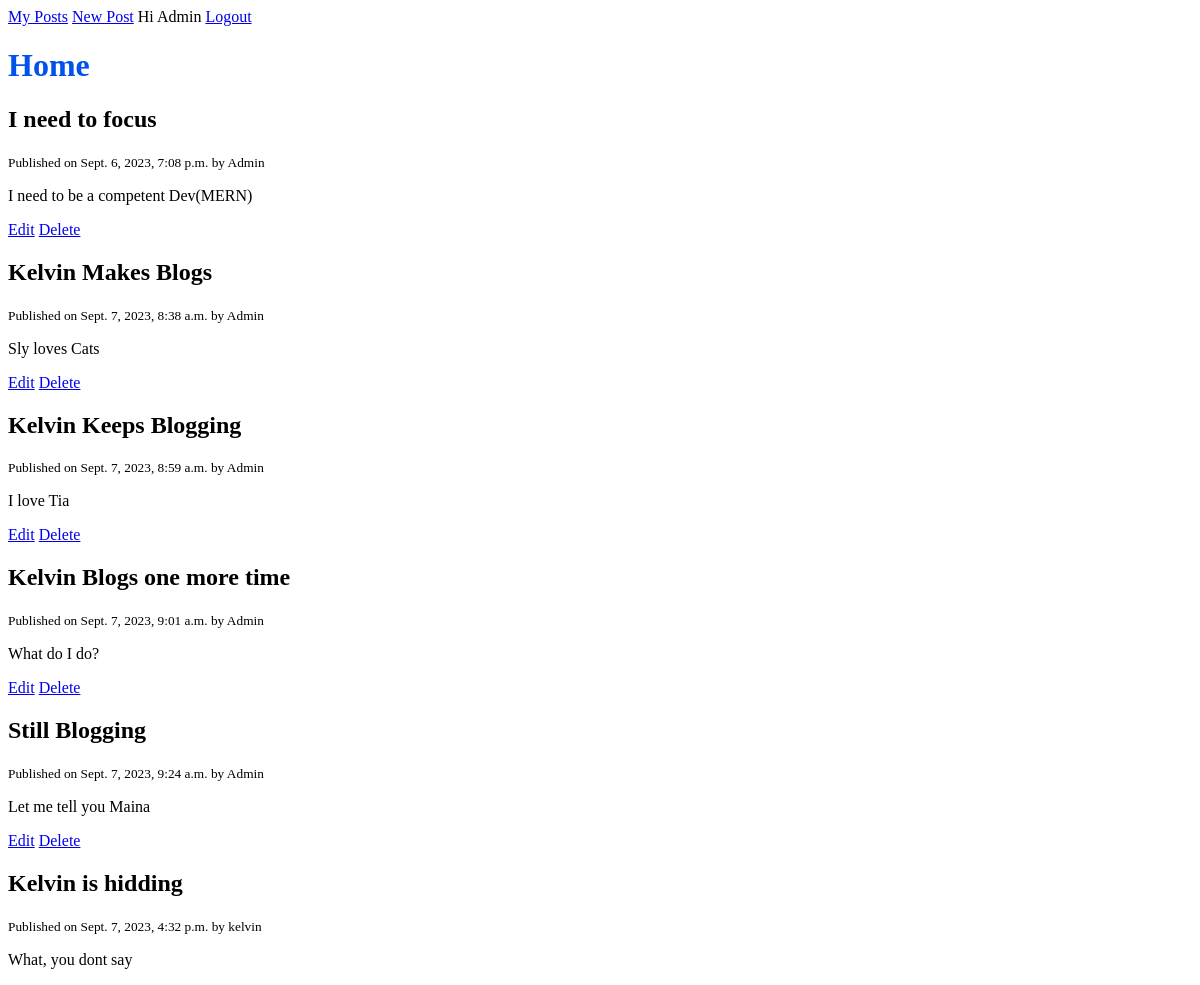
The app's page / (signed in) with its own data.
### blog/models.py (models this page shows, shortened)
class Post(models.Model):
    title = models.CharField(max_length=120)
    content = models.TextField()
    published_at = models.DateTimeField(default=timezone.now)
    author = models.ForeignKey(User, on_delete=models.CASCADE)

### blog/views.py (the view)
# urls.py: path('', views.home, name='posts'),
def home(request):
    posts = Post.objects.all() #Get all posts from database
    context = {
        'title': 'Django Developent',
        'posts':posts
    }
    return render(request, 'blog/home.html', context)

### blog/templates/blog/home.html
{% extends 'base.html'%}
{% block content %}
    <h1>Home</h1>
    {% for post in posts%}
        <h2>{{ post.title }}</h2>
        <small>Published on {{ post.published_at}} by {{ post.author}}</small>
        <p>{{ post.content }}</p>
        {% if request.user.is_authenticated and request.user == post.author %}
        <p>
            <a href="{% url 'post-edit' post.id %}">Edit</a>
            <a href="{% url 'post-delete' post.id%}">Delete</a>
        </p>
        {% endif %}
    {% endfor %}
{% endblock %}

### templates/base.html (shortened to what this page needs)
{% load static %}
<!DOCTYPE html>
<html lang="en">
<head>
    <link rel="stylesheet" href="{% static 'css/styles.css'%}">
</head>
<body>
    <header>
        {% if request.user.is_authenticated %}
            <a href="{% url 'posts' %}">My Posts</a>
            <a href="{% url 'post-create' %}">New Post</a>
            <span>Hi {{request.user.username | title}}</span>
            <a href="{% url 'logout' %}">Logout</a>
        {% else %}
            <a href="{% url 'login'%}">Login</a>
            <a href="{% url 'register' %}">Register</a>
        {%endif%}
    </header>
    <main>
    {% block content %}
    {% endblock %}
    </main>
</body>
</html>

### static/css/styles.css (style rules this page uses)
h1 { color:#0052EA }

### records on screen
Post: title "I need to focus", published_at "Sept. 6, 2023, 7:08 p.m.", author "Admin", content "I need to be a competent Dev(MERN)", shows "Edit"
Post: title "Kelvin Makes Blogs", published_at "Sept. 7, 2023, 8:38 a.m.", author "Admin", content "Sly loves Cats", shows "Edit"
Post: title "Kelvin Keeps Blogging", published_at "Sept. 7, 2023, 8:59 a.m.", author "Admin", content "I love Tia", shows "Edit"
Post: title "Kelvin Blogs one more time", published_at "Sept. 7, 2023, 9:01 a.m.", author "Admin", content "What do I do?", shows "Edit"
Post: title "Still Blogging", published_at "Sept. 7, 2023, 9:24 a.m.", author "Admin", content "Let me tell you Maina", shows "Edit"
Post: title "Kelvin is hidding", published_at "Sept. 7, 2023, 4:32 p.m.", author "kelvin", content "What, you dont say"

### other values on screen
{{ request.user.username | title }} "Admin"
